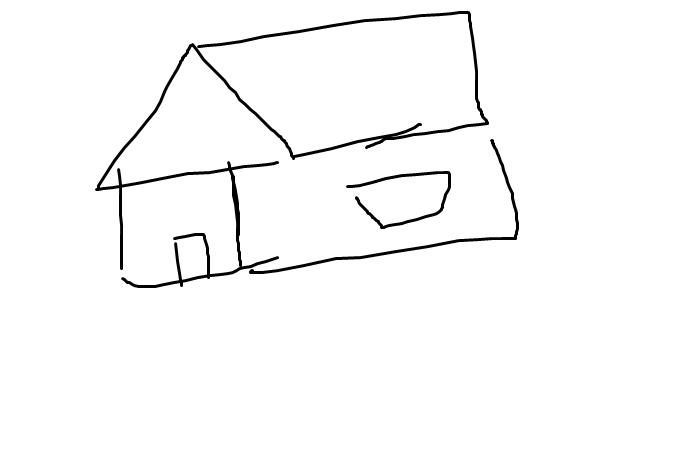
#> input picture test1.png, 675 x 459 px
$ python add.py
#> lines starting #> are read from the running program, lines starting #| are printed output that depends on the picture
from PIL import Image

image_path = 'test1.png'
original_image = Image.open(image_path)
#> original_image is the input picture: PIL image 675x459 RGB; min 0, max 255, mean 249.4
resized_image = original_image.resize((448, 832))
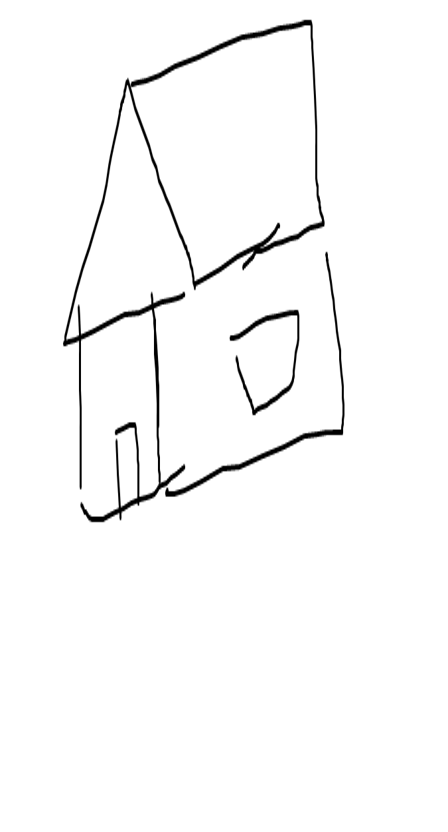
#> resized_image: PIL image 448x832 RGB; min 0, max 255, mean 249.4

output_path = 'resized_image.png'
resized_image.save(output_path)

print("Resized image saved successfully.")

$ run again, with hill.png copied over test1.png
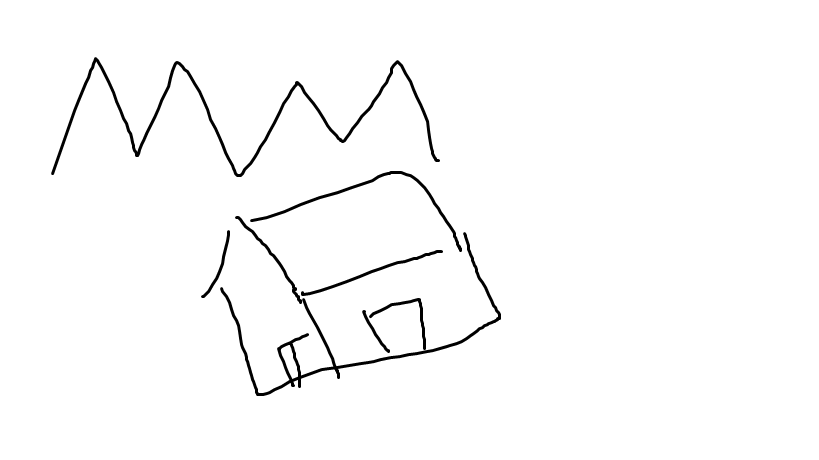
#> input picture hill.png, 819 x 460 px
#> original_image is the input picture: PIL image 819x460 RGB; min 0, max 255, mean 250.4
#> `resized_image = original_image.resize((448, 832))`:
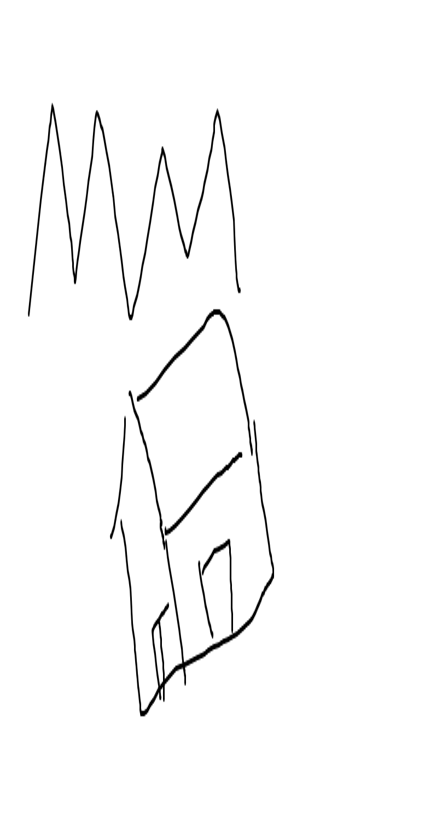
#> resized_image: PIL image 448x832 RGB; min 0, max 255, mean 250.3
